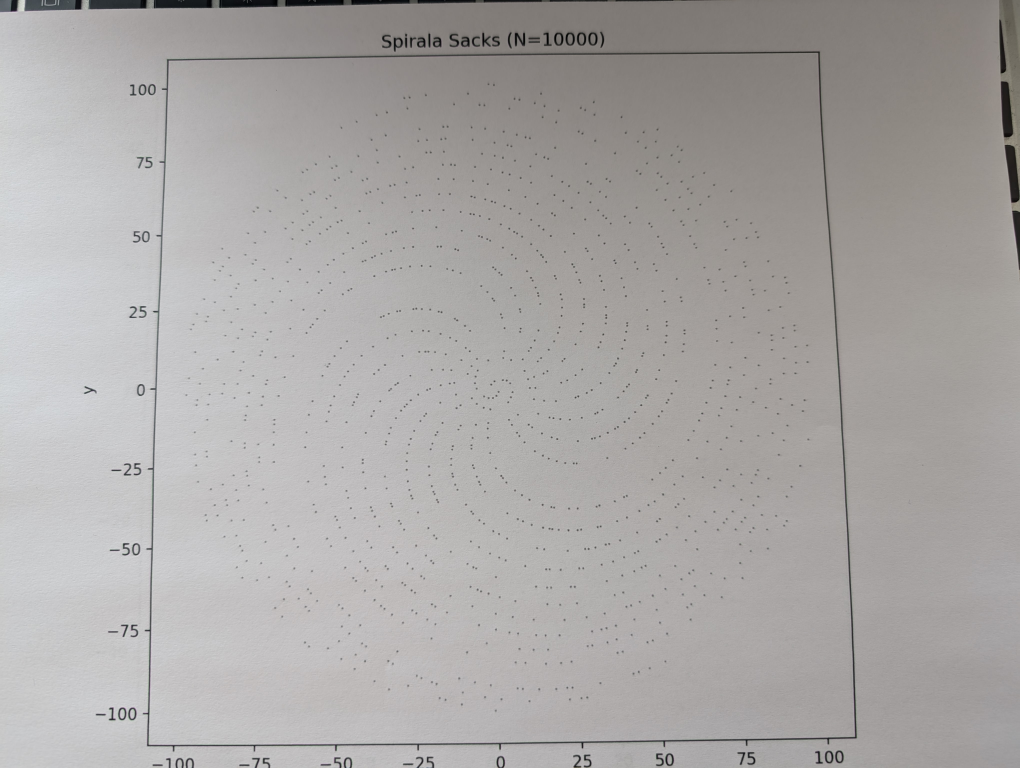
#> input picture _inputs/PXL_20250925_061456317.jpg, 4080 x 3072 px (shown at 1/4 size)
$ python step1_heurystyka.py
#> lines starting #> are read from the running program, lines starting #| are printed output that depends on the picture; after the words box and inside, x2 and y2 are one past the last pixel; in counts of white or black regions, pixels touching at a corner belong together
#> in detect_points, bgr is the input picture: shape (3072, 4080, 3); mean B, G, R 166.7, 167.9, 170.5
### _library/random_search_sacks_points_v3.py
#!/usr/bin/env python3
# -*- coding: utf-8 -*-
"""
random_search_sacks_points_v3.py
Random search parametrów detekcji kropek na zdjęciu spirali Sacksa
z funkcją detect_points(input_img, output_img, params_dict)
oraz get_points(img_path, params_dict) -> List[Tuple[int,int]].

Wejście:
  --in /home/admin2/Documents/repos/pwpw/_spirale/inputs/PXL_20250925_061456317.jpg

Wyjścia (tylko overlay PNG):
  /home/admin2/Documents/repos/pwpw/_spirale/outputs/random_search_narrow_v2/overlay_<paramy>_n{count}.png
"""

import os
import cv2
import math
import json
import argparse
import numpy as np
from tqdm import tqdm
from typing import List, Tuple

# ---- domyślne ścieżki ----
DEFAULT_IN  = "/home/admin2/Documents/repos/pwpw/_spirale/inputs/PXL_20250925_061456317.jpg"
DEFAULT_OUT = "/home/admin2/Documents/repos/pwpw/_spirale/outputs/random_search_narrow_v3"

# ---------------------- PIPELINE ----------------------

def preprocess_gray(bgr, clahe_clip, clahe_grid, gauss_blur):
#> called with clahe_clip = 3.71, clahe_grid = 12, gauss_blur = 3
    gray = cv2.cvtColor(bgr, cv2.COLOR_BGR2GRAY)
    clahe = cv2.createCLAHE(clipLimit=clahe_clip, tileGridSize=(clahe_grid, clahe_grid))
    gray = clahe.apply(gray)
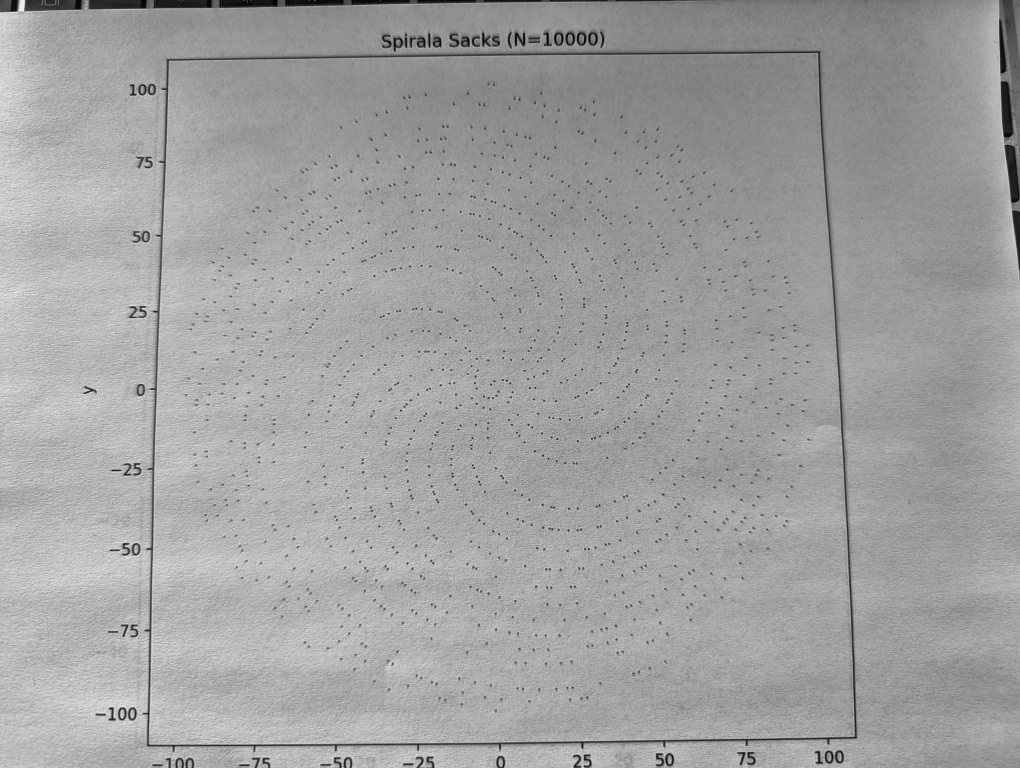
#> gray: shape (3072, 4080) (shown at 1/4 size); min 1, max 243, mean 160.9
    if gauss_blur > 0:
        k = gauss_blur | 1  # nieparzysty
        gray = cv2.GaussianBlur(gray, (k, k), 0)
    return gray

def make_mask(gray, method, thresh_type, adapt_block, adapt_C, morph_open, morph_close):
#> called with method = 'GAUSS', thresh_type = 'BIN_INV', adapt_block = 20, adapt_C = 10, morph_open = 3, morph_close = 1
    meth = cv2.ADAPTIVE_THRESH_GAUSSIAN_C if method == 'GAUSS' else cv2.ADAPTIVE_THRESH_MEAN_C
    ttype = cv2.THRESH_BINARY_INV if thresh_type == 'BIN_INV' else cv2.THRESH_BINARY
    blk = max(3, adapt_block | 1)
    th = cv2.adaptiveThreshold(gray, 255, meth, ttype, blk, adapt_C)
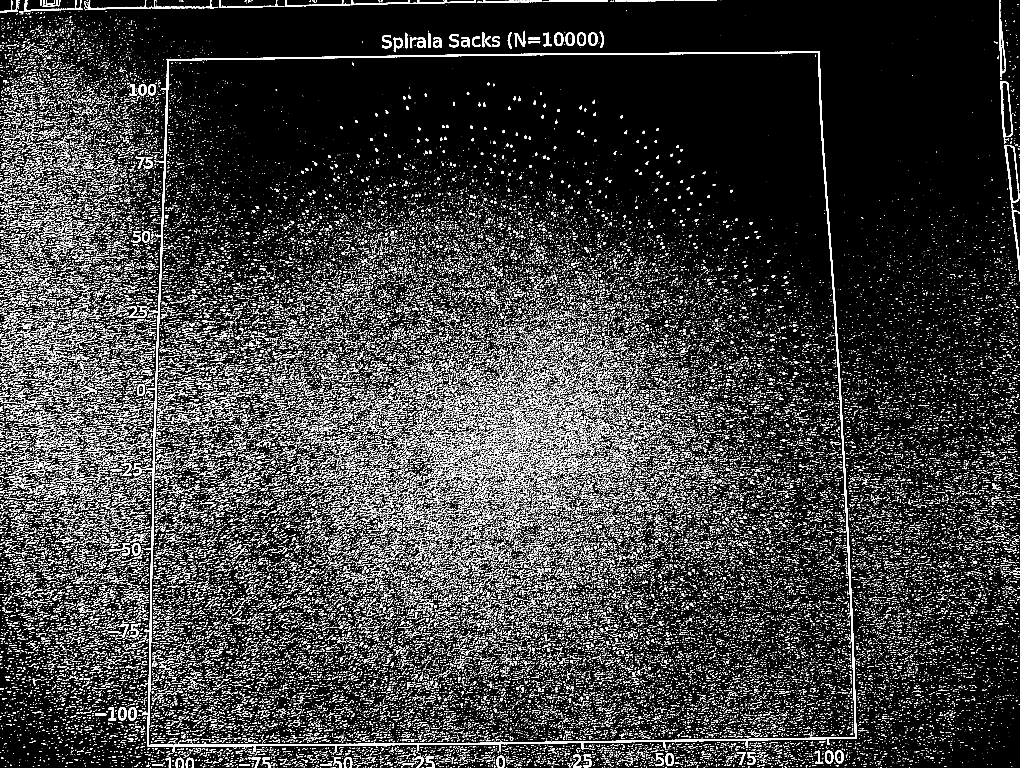
#> th: shape (3072, 4080) (shown at 1/4 size); 9.7% white in thin lines or dots

    if morph_open > 0:
        k = cv2.getStructuringElement(cv2.MORPH_ELLIPSE, (2*morph_open+1, 2*morph_open+1))
        th = cv2.morphologyEx(th, cv2.MORPH_OPEN, k)
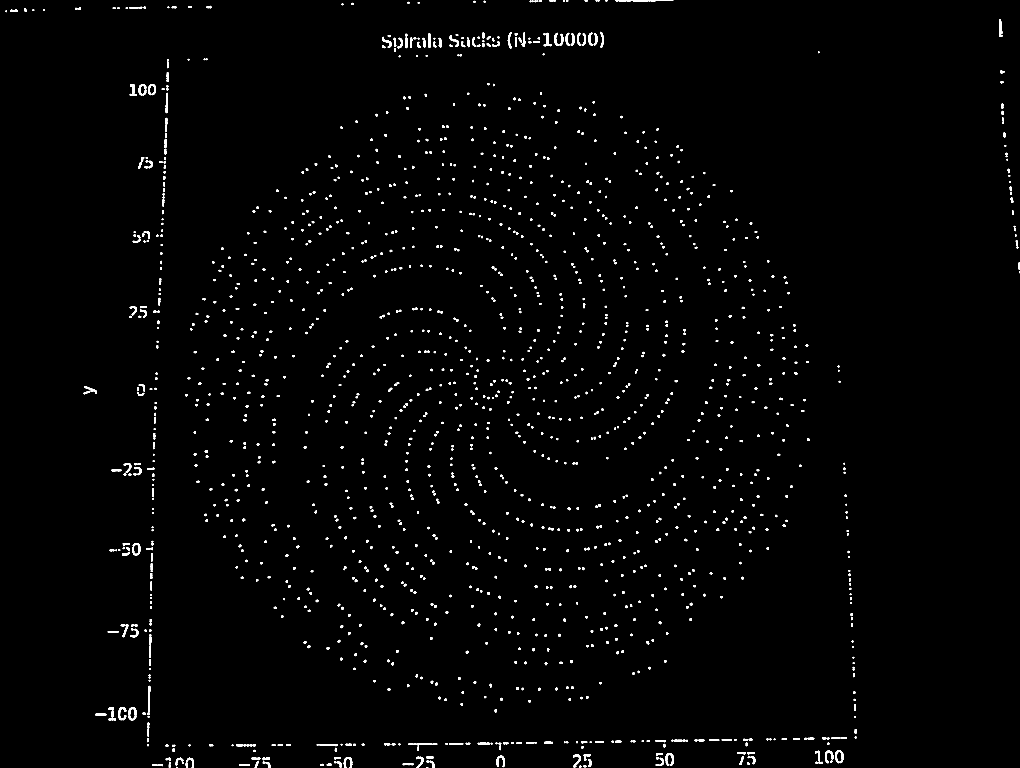
#> th: shape (3072, 4080) (shown at 1/4 size); 1.2% white; 1688 white regions, largest, box (x1, y1, x2, y2) and area: (2662, 3012, 2696, 3063) 772, (513, 2830, 546, 2882) 770, (472, 2829, 505, 2881) 729
    if morph_close > 0:
        k = cv2.getStructuringElement(cv2.MORPH_ELLIPSE, (2*morph_close+1, 2*morph_close+1))
        th = cv2.morphologyEx(th, cv2.MORPH_CLOSE, k)
#> th: shape (3072, 4080); 1.2% white; 1647 white regions
    return th

def _shape_features(cnt):
    area = cv2.contourArea(cnt)
    per  = cv2.arcLength(cnt, True)
    circ = (4*math.pi*area/(per*per)) if per > 1e-6 else 0.0
    elong = 1.0
    if len(cnt) >= 5:
        (_, _), (MA, ma), _ = cv2.fitEllipse(cnt)
        a = max(MA, ma) / 2.0
        b = max(1e-6, min(MA, ma) / 2.0)
        elong = a / b
    return area, circ, elong

def _detect_points_from_bgr(bgr, params):
    gray = preprocess_gray(bgr, params['clahe_clip'], params['clahe_grid'], params['gauss_blur'])
    mask = make_mask(gray, params['method'], params['thresh_type'],
                     params['adapt_block'], params['adapt_C'],
                     params['morph_open'], params['morph_close'])

    cnts, _ = cv2.findContours(mask, cv2.RETR_EXTERNAL, cv2.CHAIN_APPROX_SIMPLE)
#> cnts = 1647 contours, 3 with area under 20; largest, box (x1, y1, x2, y2) and area: (592, 336, 624, 381) 1100, (2662, 3012, 2696, 3063) 668, (513, 2830, 546, 2882) 664, (3341, 3001, 3375, 3053) 641, (472, 2829, 505, 2881) 628
    pts = []
    for c in cnts:
        area, circ, elong = _shape_features(c)
        if area < params['min_area'] or area > params['max_area']:
            continue
        if circ < params['min_circularity'] or elong > params['max_elongation']:
            continue
        M = cv2.moments(c)
        if M['m00'] <= 0:
            continue
        cx = float(M['m10']/M['m00'])
        cy = float(M['m01']/M['m00'])
        pts.append((cx, cy))  # floaty (subpiksel)
#> this loop made 1647 passes
#> (area, per in _shape_features, circ, elong, MA in _shape_features, ma in _shape_features, a in _shape_features, b in _shape_features) on passes 5 to 7: (216, 94.28, 0.305, 8.86, 5.94, 52.58, 26.29, 2.97), (95.5, 48.04, 0.52, 2.89, 6.89, 19.9, 9.95, 3.45), (92, 50.63, 0.451, 4.07, 5.82, 23.69, 11.84, 2.91)
    return pts

def _draw_overlay(bgr, pts, dot_radius=4):
#> called with dot_radius = 6
    vis = bgr.copy()
    vis = cv2.addWeighted(vis, 0.85, np.zeros_like(vis), 0.15, 0)  # lekkie przyciemnienie tła
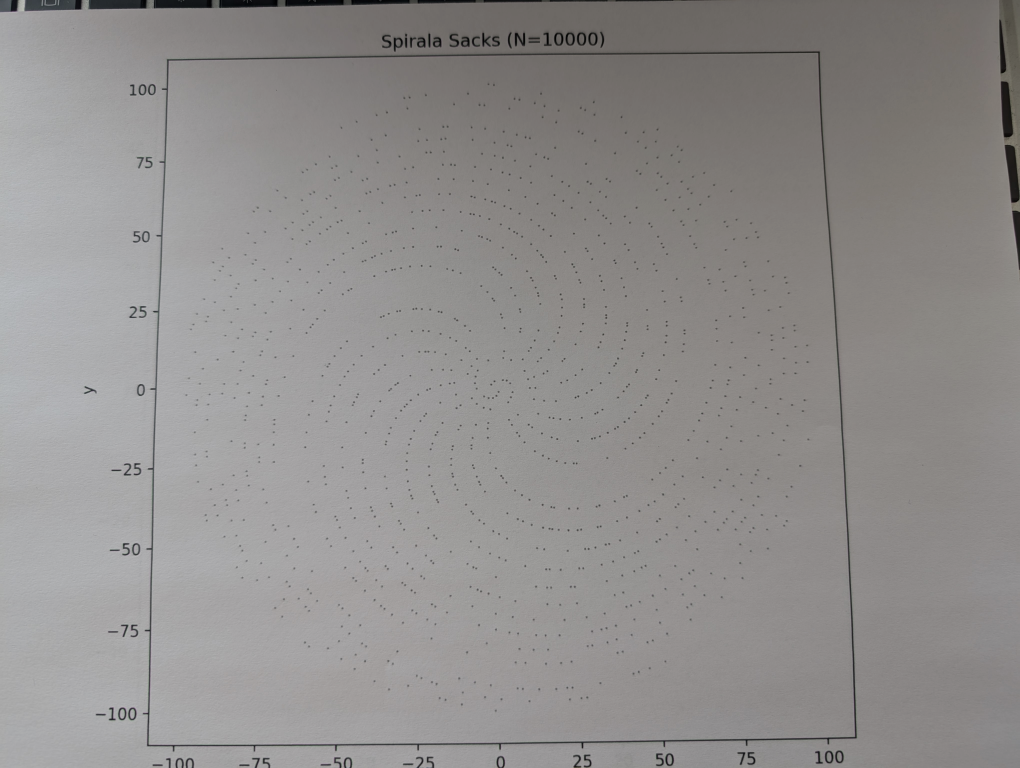
#> vis: shape (3072, 4080, 3) (shown at 1/4 size); mean B, G, R 141.7, 142.7, 144.9
    r = max(1, int(dot_radius))
    for (x, y) in pts:
        cv2.circle(vis, (int(round(x)), int(round(y))), r, (0, 255, 0), -1, lineType=cv2.LINE_AA)
#> this loop made 1375 passes
#> (x, y) on passes 1 to 3: (2320.6, 3065.9), (2339.3, 3064.7), (2993.2, 3054)
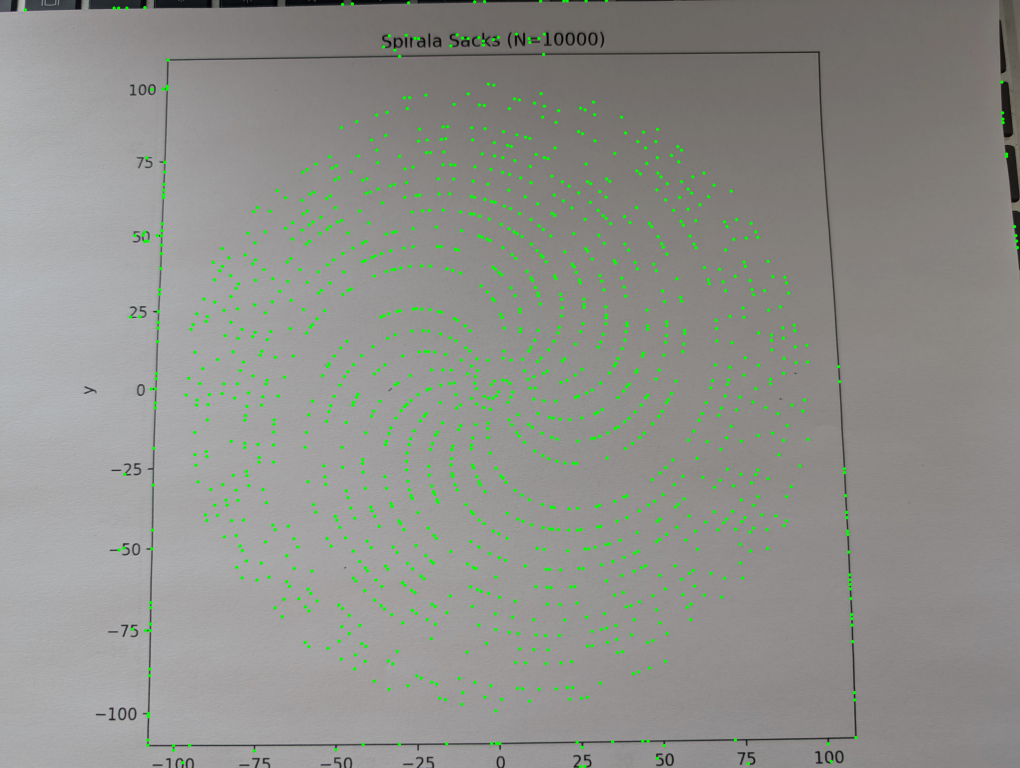
#> vis: shape (3072, 4080, 3) (shown at 1/4 size); mean B, G, R 140, 144.7, 143.1
    return vis

# ---------------------- PUBLIC API ----------------------

def detect_points(input_img: str, output_img: str, params_dict: dict):
    """
    Czyta obraz z input_img, wykrywa kropki wg params_dict,
    renderuje overlay (same kropki) i zapisuje do output_img.
    Zwraca dict z liczbą detekcji i listą punktów (floaty).
    """
    bgr = cv2.imread(input_img, cv2.IMREAD_COLOR)
    if bgr is None:
        raise FileNotFoundError(f"Nie mogę wczytać: {input_img}")

    pts = _detect_points_from_bgr(bgr, params_dict)
    vis = _draw_overlay(bgr, pts, dot_radius=params_dict.get('dot_radius', 4))
    os.makedirs(os.path.dirname(output_img), exist_ok=True)
    cv2.imwrite(output_img, vis)
    return {"count": len(pts), "points": pts}

# def get_points(img_path: str, params_dict: dict) -> List[Tuple[int, int]]:
#     """
#     Zwraca listę centroidów jako inty (x, y), zaokrąglając subpikselowe wyniki.
#     Nie zapisuje żadnego obrazu. Używaj w ETAPIE 2 (dopasowanie do wzorca).
#     """
#     bgr = cv2.imread(img_path, cv2.IMREAD_COLOR)
#     if bgr is None:
#         raise FileNotFoundError(f"Nie mogę wczytać: {img_path}")
#
#     pts_float = _detect_points_from_bgr(bgr, params_dict)
#     # Zaokrąglij do intów (zgodnie z wymaganym typem List[Tuple[int,int]])
#     pts_int: List[Tuple[int, int]] = [(int(round(x)), int(round(y))) for (x, y) in pts_float]
#     return pts_int

# [97 lines left out: functions get_points, sample_params, params_to_tag, main, not called in this run]

# [2 lines that do not run on import are left out]

### _spirale_src/step1_heurystyka.py
#!/usr/bin/env python3
# -*- coding: utf-8 -*-

from _spirale_src._library.random_search_sacks_points_v3 import detect_points
from pathlib import Path
import argparse

# Domyślne ścieżki (używane jako default w argparse)
DEFAULT_INPUT_IMG = Path(__file__).parents[1] / "_inputs/PXL_20250925_061456317.jpg"
DEFAULT_OUTPUT_IMG = Path(__file__).parents[1] / "_outputs/_spirale/step1_heurystyka/PXL_20250925_061456317.jpg"

params = {
    'clahe_clip': 3.71,
    'clahe_grid': 12,
    'gauss_blur': 3,
    'method': 'GAUSS',
    'thresh_type': 'BIN_INV',
    'adapt_block': 20,
    'adapt_C': 10,
    'morph_open': 3,
    'morph_close': 1,
    'min_area': 25,
    'max_area': 1750,
    'min_circularity': 0.67,
    'max_elongation': 1.83,
    'dot_radius': 6,
}

def parse_args():
    p = argparse.ArgumentParser(
        description="Wykrywa punkty i zapisuje obraz z kropkami."
    )
    p.add_argument(
        "-i", "--input",
        type=Path,
        default=DEFAULT_INPUT_IMG,
        help=f"Ścieżka do obrazu wejściowego (domyślnie: {DEFAULT_INPUT_IMG})"
    )
    p.add_argument(
        "-o", "--output",
        type=Path,
        default=DEFAULT_OUTPUT_IMG,
        help=f"Ścieżka do obrazu wyjściowego (domyślnie: {DEFAULT_OUTPUT_IMG})"
    )
    return p.parse_args()

def main():
    args = parse_args()

    input_img: Path = args.input
    output_img: Path = args.output

    if not input_img.exists():
        raise FileNotFoundError(f"Brak obrazu wejściowego: {input_img}")

    # Upewnij się, że katalog wyjścia istnieje
    output_img.parent.mkdir(parents=True, exist_ok=True)

    _ = detect_points(str(input_img), str(output_img), params)

if __name__ == "__main__":
    main()

"""
.../pwpw$ python -m _spirale_src.step1_heurystyka
"""
